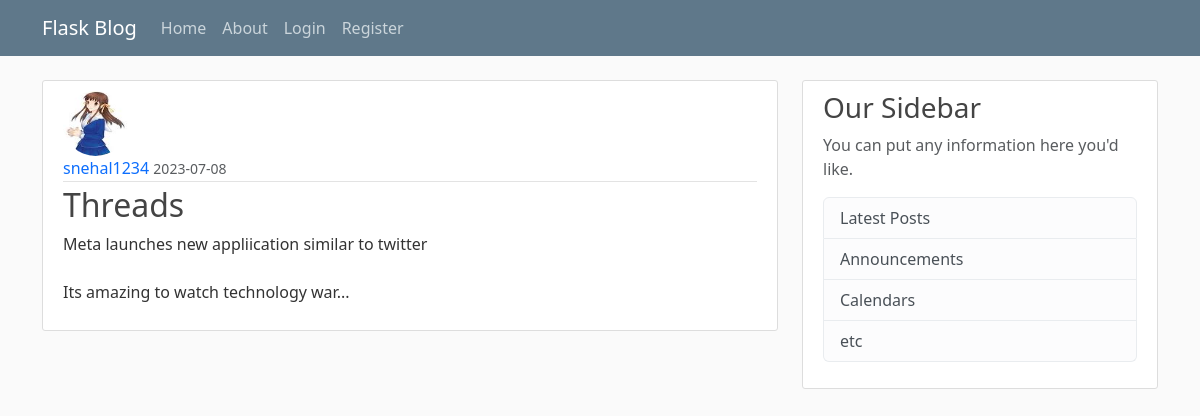
Screenshot of /post/2 with the database file from the repository.
### flaskblog/models.py (models this page shows, shortened)
class User(db.Model, UserMixin):
    id = db.Column(db.Integer,primary_key = True)
    username = db.Column(db.String(20),unique=True,nullable = False)
    email = db.Column(db.String(120),unique=True,nullable=False)
    image_file = db.Column(db.String(20),nullable=False, default = 'default.jpg')
    password = db.Column(db.String(60),nullable = False)
    posts = db.relationship('Post',backref = 'author',lazy = True)

class Post(db.Model):
    id = db.Column(db.Integer, primary_key = True)
    title = db.Column(db.String(100),nullable = False)
    date_posted = db.Column(db.DateTime,nullable = False, default = datetime.utcnow)
    content = db.Column(db.Text,nullable = False)
    user_id = db.Column(db.Integer, db.ForeignKey('user.id') , nullable=False)

### flaskblog/routes.py (the view)
@app.route("/post/<int:post_id>")
def post(post_id):
    post = Post.query.get_or_404(post_id)
    return render_template("post.html", title = post.title, post = post)

### flaskblog/templates/post.html (shortened to what this page needs)
{% extends 'layout.html' %}
{% block content%}
        <article class="media content-section">
            <img class="rounded-circle article-img" src="{{ url_for('static',filename='images/' + post.author.image_file) }}">
            <div class="media-body">
                <div class="article-metadata">
                <a class="mr-2" href="{{ url_for('user_posts', username = post.author.username) }}" style="text-decoration: none;">{{ post.author.username }}</a>
                <small class="text-muted">{{ post.date_posted.strftime('%Y-%m-%d') }}</small>
                </div>
                <h2 class="article-title">{{ post.title }}</h2>
                <p class="article-content">{{ post.content }}</p>
            </div>
        </article>
{% endblock content %}

### flaskblog/static/main.css (style rules this page uses)
body { background: #fafafa; color: #333333; margin-top: 5rem; }
h1, h2, h3, h4, h5, h6 { color: #444444; }
.content-section { background: #ffffff; padding: 10px 20px; border: 1px solid #dddddd; border-radius: 3px; margin-bottom: 20px; }
.article-title { color: #444444; }
.article-content { white-space: pre-line; }
.article-img { height: 65px; width: 65px; margin-right: 16px; }
.article-metadata { padding-bottom: 1px; margin-bottom: 4px; border-bottom: 1px solid #e3e3e3 }

### rows the page displays
User: image_file (placeholder picture), author.username "snehal1234"
Post: date_posted "2023-07-08", title "Threads", content "Meta launches new appliication similar to twitter Its amazing to watch technology war..."
